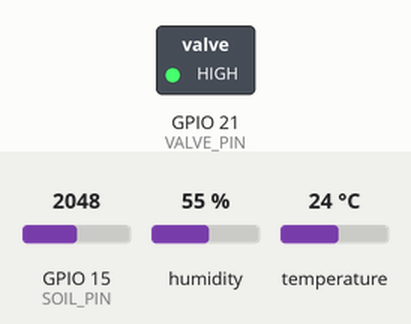
Recording of a sketch running on a simulated ESP32. Shown: switched loads named in the sketch (green lamp = pin HIGH). The test bench sets the inputs (shaded band); at power-on: GPIO 15 (SOIL_PIN) = 2048, humidity 55 %, temperature 24 °C. No radio packets arrive unless stated; what the sketch prints to the serial monitor is not drawn. At 7.1 s the program puts the board to deep sleep or switches it off; the recording ends there.

Above: at 5.2 s.
5.3 s: GPIO 15 (SOIL_PIN) set to 2866
Timing chart, 0 to 7.1 s (numbered marks = the images above; inputs shaded):
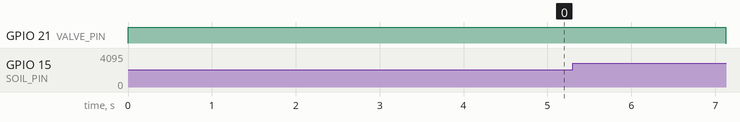

The sketch:

Deep_Sleep.ino
```cpp
#include <SPI.h>
#include <LoRa.h>
#include <DHT.h>
#include <math.h>

#define uS_to_S_FACTOR 1000000ULL
#define TIME_TO_SLEEP 1800 // 30 minutes in seconds
RTC_DATA_ATTR int bootCount = 0;

// ----------------------------
// Pin Definitions
// ----------------------------
#define NSS 4
#define RST 5
#define DI0 2

#define DHTPIN 22
#define DHTTYPE DHT11
#define SOIL_PIN 15
#define VALVE_PIN 21

DHT dht(DHTPIN, DHTTYPE);

bool isInitiator = true;

// ----------------------------
// Setup
// ----------------------------
void setup() {
  Serial.begin(115200);
  while (!Serial);

  ++bootCount;
  Serial.println("Boot number: " + String(bootCount));

  pinMode(VALVE_PIN, OUTPUT);
  digitalWrite(VALVE_PIN, HIGH);  // Valve OFF initially

  dht.begin();

  LoRa.setPins(NSS, RST, DI0);
  Serial.println("LoRa Hybrid Mode");

  delay(3000);

  while (!LoRa.begin(433E6)) {
    Serial.println("Starting LoRa...");
    delay(500);
  }

  LoRa.setSyncWord(0xF1);
  Serial.println("LoRa Initialized.");
  delay(1000);
}

// ----------------------------
// Main Loop
// ----------------------------
void loop() {
  if (isInitiator) {
    sendSensorData();

    unsigned long startTime = millis();
    bool gotValidResponse = false;

    while (millis() - startTime < 3000) {
      if (LoRa.parsePacket()) {
        String incoming = LoRa.readString();
        Serial.print("Received: ");
        Serial.println(incoming);
        gotValidResponse = processIncoming(incoming);
        break;
      }
    }

    if (!gotValidResponse) {
      Serial.println("No valid command received. Using last known threshold = 50");
      evaluateAndControlValve(false, 50); // Default threshold
    }

    Serial.println("Going to deep sleep for 30 minutes...");
    esp_sleep_enable_timer_wakeup(TIME_TO_SLEEP * uS_to_S_FACTOR);
    esp_deep_sleep_start();
  }
}

// ----------------------------
// Send Sensor Data
// ----------------------------
void sendSensorData() {
  float temp = dht.readTemperature();
  float hum = dht.readHumidity();
  int soil = analogRead(SOIL_PIN);

  int tempInt = isnan(temp) ? -100 : round(temp);
  int humInt = isnan(hum) ? -100 : round(hum);
  if (soil == 4095 || soil == 0 || isnan(soil)) {
    soil = -100;
  }

  String msg = "Temp:" + String(tempInt) + ",Hum:" + String(humInt) + ",Soil:" + String(soil);
  Serial.print("Sending: ");
  Serial.println(msg);

  LoRa.beginPacket();
  LoRa.print(msg);
  LoRa.endPacket();
}

// ----------------------------
// Process Received Command
// ----------------------------
bool processIncoming(String incoming) {
  incoming.trim();
  int colonIndex = incoming.indexOf(':');

  if (colonIndex == -1) {
    Serial.println("Invalid message format");
    return false;
  }

  String boolPart = incoming.substring(0, colonIndex);
  String valPart = incoming.substring(colonIndex + 1);

  bool command;
  int receivedValue;

  if (boolPart == "1") command = true;
  else if (boolPart == "0") command = false;
  else {
    Serial.println("Invalid boolean value");
    return false;
  }

  receivedValue = valPart.toInt();

  evaluateAndControlValve(command, receivedValue);
  return true; // Successfully processed
}

// ----------------------------
// Evaluate and Control Valve
// ----------------------------
void evaluateAndControlValve(bool forceOn, int threshold) {
  float temp = dht.readTemperature();
  temp = (temp - 20) * 5;
  temp = 100 - temp;

  float hum = dht.readHumidity();
  int soil = analogRead(SOIL_PIN);
  soil = (3500 - soil) / 25;

  if (isnan(temp) || isnan(hum)) {
    Serial.println("Sensor error - ignoring valve control");
    return;
  }

  float current = 0.9 * soil + 0.05 * temp + 0.05 * hum;
  current = constrain(round(current * 10) / 10.0, 30, 100);

  Serial.print("Current value: ");
  Serial.println(current);

  if (forceOn) {
    digitalWrite(VALVE_PIN, LOW);  // Valve ON
    Serial.println("Force ON: Valve ON");
  } else if (current < threshold) {
    digitalWrite(VALVE_PIN, LOW);  // Valve ON
    Serial.println("current < threshold: Valve ON");
  } else {
    digitalWrite(VALVE_PIN, HIGH);  // Valve OFF
    Serial.println("current >= threshold: Valve OFF");
  }
}
```

Measured:
- after the input at 5.3 s, GPIO 21 (VALVE_PIN): HIGH → LOW after 1.8 s
